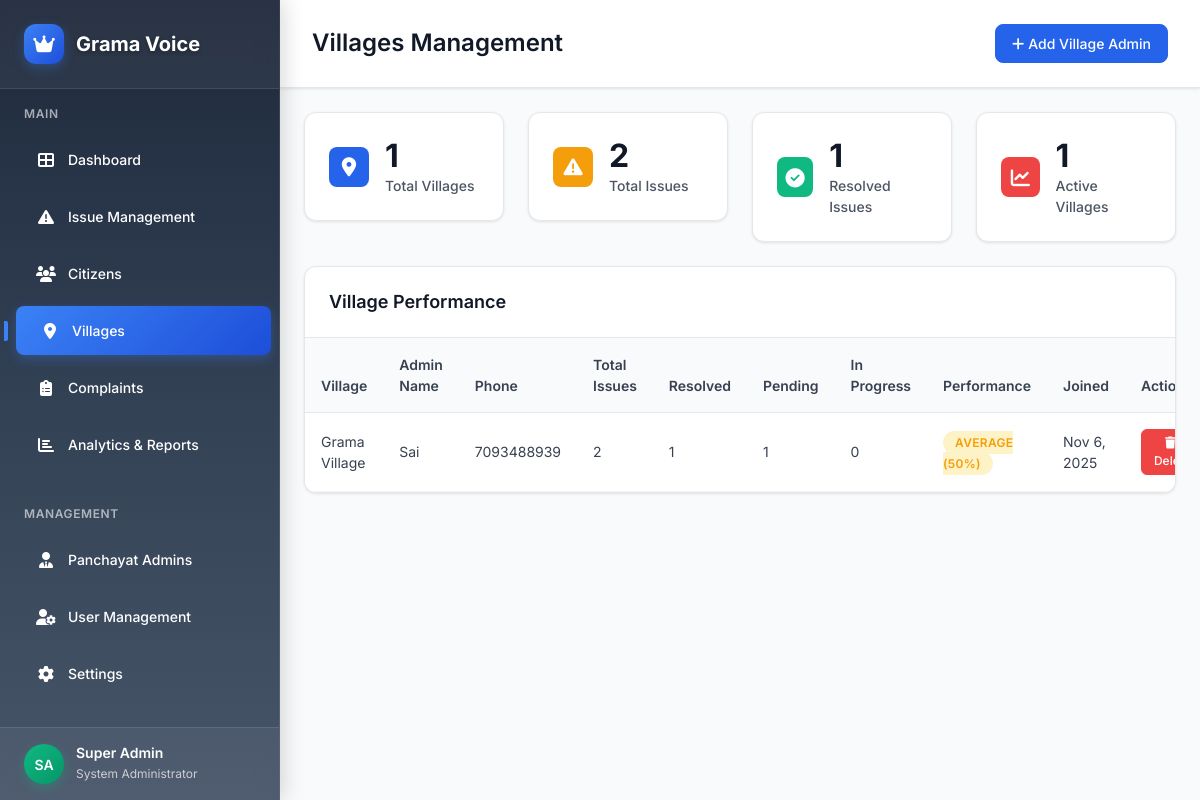
The page /superadmin/villages.php (signed in) on the database its author committed.
### tables this page shows
CREATE TABLE IF NOT EXISTS panchayat_admins (
    id INT PRIMARY KEY AUTO_INCREMENT,
    name VARCHAR(255) NOT NULL,
    phone VARCHAR(15) UNIQUE NOT NULL,
    password VARCHAR(255) NOT NULL,
    village_name VARCHAR(255) NOT NULL,
    email VARCHAR(255) DEFAULT NULL,
    profile_image VARCHAR(500) DEFAULT NULL,
    status ENUM('active', 'inactive') DEFAULT 'active',
    created_at TIMESTAMP DEFAULT CURRENT_TIMESTAMP,
    updated_at TIMESTAMP DEFAULT CURRENT_TIMESTAMP ON UPDATE CURRENT_TIMESTAMP
);

### config/db.php (called while the page is built, shortened)
<?php
class Database {
    private $connection;
    private static $instance = null;
    private function __construct() {
        try {
            $this->connection = new mysqli(DB_HOST, DB_USERNAME, DB_PASSWORD, DB_NAME);
            $this->connection->set_charset("utf8");
        } catch (Exception $e) {
            $this->logError("Database connection error: " . $e->getMessage());
            die("Database connection error: " . $e->getMessage());
        }
    }
    public static function getInstance() {
        if (self::$instance === null) {
            self::$instance = new self();
        }
        return self::$instance;
    }
    public function getConnection() {
        return $this->connection;
    }
}
function getDB() {
    return Database::getInstance();
}
?>

### superadmin/villages.php (the view, shortened to what this page needs)
<?php
require_once '../config/db.php';
$db = getDB();
$panchayat_admins = $db->getConnection()->query("
    SELECT pa.*,
           COUNT(i.id) as total_issues,
           COUNT(CASE WHEN i.status = 'Resolved' THEN 1 END) as resolved_issues,
           COUNT(CASE WHEN i.status = 'Pending' THEN 1 END) as pending_issues,
           COUNT(CASE WHEN i.status = 'In Progress' THEN 1 END) as in_progress_issues
    FROM panchayat_admins pa
    LEFT JOIN issues i ON pa.id = i.assigned_to
    GROUP BY pa.id, pa.name, pa.phone, pa.village_name, pa.created_at
    ORDER BY pa.village_name ASC
")->fetch_all(MYSQLI_ASSOC);
$total_villages = count($panchayat_admins);
$total_issues = array_sum(array_column($panchayat_admins, 'total_issues'));
$resolved_issues = array_sum(array_column($panchayat_admins, 'resolved_issues'));
$active_villages = count(array_filter($panchayat_admins, function($admin) { return $admin['total_issues'] > 0; }));
?>
<!DOCTYPE html>
<html lang="en">
<head>
    <link href="https://cdn.jsdelivr.net/npm/bootstrap@5.3.0/dist/css/bootstrap.min.css" rel="stylesheet">
    <link rel="stylesheet" href="https://cdnjs.cloudflare.com/ajax/libs/font-awesome/6.4.0/css/all.min.css">
</head>
<body>
    <div class="sidebar">
        <div class="sidebar-brand">
            <div class="brand-logo">
                <div class="brand-icon">
                    <i class="fas fa-crown"></i>
                </div>
                <div class="brand-text">Grama Voice</div>
            </div>
        </div>
        <div class="sidebar-nav">
            <div class="nav-section">
                <div class="nav-section-title">Main</div>
                <nav class="nav flex-column">
                    <a class="nav-link" href="dashboard.php">
                        <i class="fas fa-th-large nav-icon"></i>Dashboard
                    </a>
                    <a class="nav-link" href="issue_management.php">
                        <i class="fas fa-exclamation-triangle nav-icon"></i>Issue Management
                    </a>
                    <a class="nav-link" href="citizens.php">
                        <i class="fas fa-users nav-icon"></i>Citizens
                    </a>
                    <a class="nav-link active" href="villages.php">
                        <i class="fas fa-map-marker-alt nav-icon"></i>Villages
                    </a>
                    <a class="nav-link" href="complaints.php">
                        <i class="fas fa-clipboard-list nav-icon"></i>Complaints
                    </a>
                    <a class="nav-link" href="analytics.php">
                        <i class="fas fa-chart-bar nav-icon"></i>Analytics & Reports
                    </a>
                </nav>
            </div>
            <div class="nav-section">
                <div class="nav-section-title">Management</div>
                <nav class="nav flex-column">
                    <a class="nav-link" href="admins.php">
                        <i class="fas fa-user-tie nav-icon"></i>Panchayat Admins
                    </a>
                    <a class="nav-link" href="users.php">
                        <i class="fas fa-user-cog nav-icon"></i>User Management
                    </a>
                    <a class="nav-link" href="settings.php">
                        <i class="fas fa-cog nav-icon"></i>Settings
                    </a>
                </nav>
            </div>
        </div>
        <div class="user-profile">
            <div class="user-info">
                <div class="user-avatar">
                    SA
                </div>
                <div class="user-details">
                    <h6>Super Admin</h6>
                    <small>System Administrator</small>
                </div>
            </div>
        </div>
    </div>
    <div class="main-content">
        <div class="top-header">
            <div class="header-content">
                <h1 class="page-title">Villages Management</h1>
                <div class="header-actions">
                    <button class="btn-primary" data-bs-toggle="modal" data-bs-target="#addAdminModal">
                        <i class="fas fa-plus me-1"></i>Add Village Admin
                    </button>
                </div>
            </div>
        </div>
        <div class="p-4">
            <div class="row g-4 mb-4">
                <div class="col-md-3">
                    <div class="stat-card">
                        <div class="d-flex align-items-center">
                            <div class="stat-icon villages me-3">
                                <i class="fas fa-map-marker-alt"></i>
                            </div>
                            <div>
                                <h3 class="stat-value"><?php echo $total_villages; ?></h3>
                                <p class="stat-label">Total Villages</p>
                            </div>
                        </div>
                    </div>
                </div>
                <div class="col-md-3">
                    <div class="stat-card">
                        <div class="d-flex align-items-center">
                            <div class="stat-icon issues me-3">
                                <i class="fas fa-exclamation-triangle"></i>
                            </div>
                            <div>
                                <h3 class="stat-value"><?php echo $total_issues; ?></h3>
                                <p class="stat-label">Total Issues</p>
                            </div>
                        </div>
                    </div>
                </div>
                <div class="col-md-3">
                    <div class="stat-card">
                        <div class="d-flex align-items-center">
                            <div class="stat-icon resolved me-3">
                                <i class="fas fa-check-circle"></i>
                            </div>
                            <div>
                                <h3 class="stat-value"><?php echo $resolved_issues; ?></h3>
                                <p class="stat-label">Resolved Issues</p>
                            </div>
                        </div>
                    </div>
                </div>
                <div class="col-md-3">
                    <div class="stat-card">
                        <div class="d-flex align-items-center">
                            <div class="stat-icon active me-3">
                                <i class="fas fa-chart-line"></i>
                            </div>
                            <div>
                                <h3 class="stat-value"><?php echo $active_villages; ?></h3>
                                <p class="stat-label">Active Villages</p>
                            </div>
                        </div>
                    </div>
                </div>
            </div>
            <div class="table-container">
                <div class="table-header">
                    <h5 class="table-title">Village Performance</h5>
                </div>
                <div class="table-responsive">
                    <table class="table table-hover mb-0">
                        <thead>
                            <tr>
                                <th>Village</th>
                                <th>Admin Name</th>
                                <th>Phone</th>
                                <th>Total Issues</th>
                                <th>Resolved</th>
                                <th>Pending</th>
                                <th>In Progress</th>
                                <th>Performance</th>
                                <th>Joined</th>
                                <th>Actions</th>
                            </tr>
                        </thead>
                        <tbody>
                            <?php if (empty($panchayat_admins)): ?>
                                <tr>
                                    <td colspan="10" class="text-center py-5">
                                        <i class="fas fa-map-marker-alt text-muted" style="font-size: 3rem;"></i>
                                        <h5 class="text-muted mt-3">No villages registered</h5>
                                        <p class="text-muted">Add village admins to get started.</p>
                                    </td>
                                </tr>
                            <?php else: ?>
                                <?php foreach ($panchayat_admins as $admin): ?>
                                    <?php
                                    $resolution_rate = $admin['total_issues'] > 0 ? round(($admin['resolved_issues'] / $admin['total_issues']) * 100) : 0;
                                    $performance_class = 'performance-poor';
                                    $performance_text = 'Poor';
                                    if ($resolution_rate >= 80) {
                                        $performance_class = 'performance-excellent';
                                        $performance_text = 'Excellent';
                                    } elseif ($resolution_rate >= 60) {
                                        $performance_class = 'performance-good';
                                        $performance_text = 'Good';
                                    } elseif ($resolution_rate >= 40) {
                                        $performance_class = 'performance-average';
                                        $performance_text = 'Average';
                                    }
                                    ?>
                                    <tr>
                                        <td><?php echo htmlspecialchars($admin['village_name']); ?></td>
                                        <td><?php echo htmlspecialchars($admin['name']); ?></td>
                                        <td><?php echo htmlspecialchars($admin['phone']); ?></td>
                                        <td><?php echo $admin['total_issues']; ?></td>
                                        <td><?php echo $admin['resolved_issues']; ?></td>
                                        <td><?php echo $admin['pending_issues']; ?></td>
                                        <td><?php echo $admin['in_progress_issues']; ?></td>
                                        <td>
                                            <span class="performance-badge <?php echo $performance_class; ?>">
                                                <?php echo $performance_text; ?> (<?php echo $resolution_rate; ?>%)
                                            </span>
                                        </td>
                                        <td><?php echo date('M j, Y', strtotime($admin['created_at'])); ?></td>
                                        <td>
                                            <form method="POST" style="display: inline;">
                                                <button type="submit" name="delete_admin" class="btn-danger"
                                                        onclick="return confirm('Are you sure you want to delete this village admin?')">
                                                    <i class="fas fa-trash me-1"></i>Delete
                                                </button>
                                            </form>
                                        </td>
                                    </tr>
                                <?php endforeach; ?>
                            <?php endif; ?>
                        </tbody>
                    </table>
                </div>
            </div>
        </div>
    </div>
</body>
</html>

### rows shown on the page
panchayat_admins: village_name "Grama Village", name "Sai", phone "7093488939", total_issues "2", resolved_issues "1", pending_issues "1", in_progress_issues "0", performance_text "AVERAGE", resolution_rate "50", created_at "Nov 6, 2025"

### other values the page prints
$total_villages "1"
$total_issues "2"
$resolved_issues "1"
$active_villages "1"
